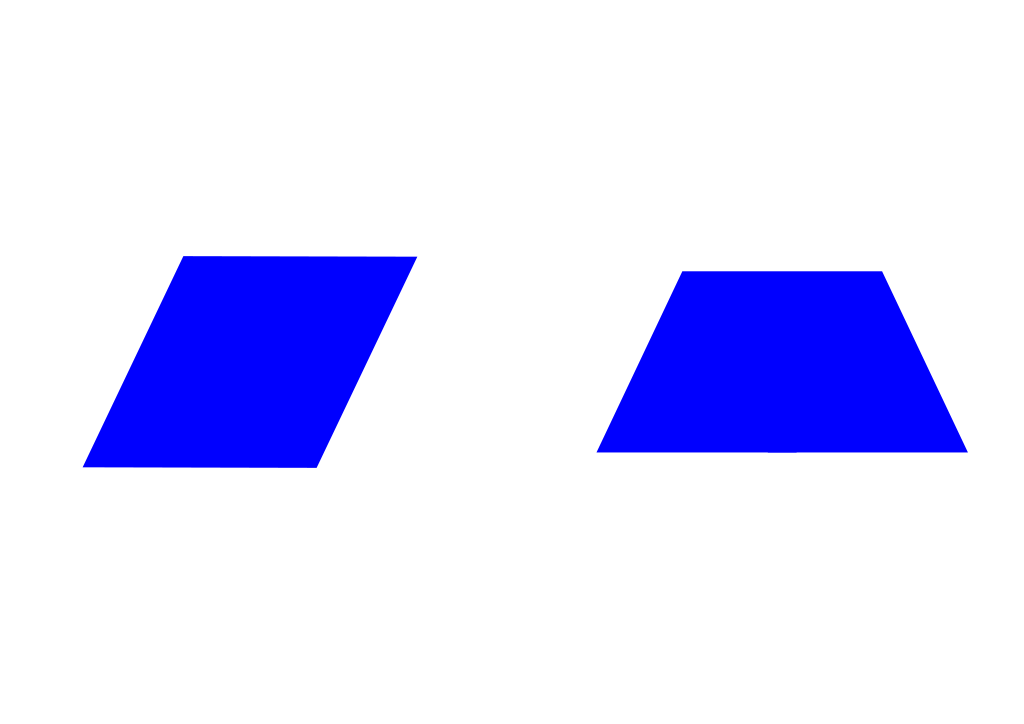
#> input picture test1.png, 1024 x 724 px
$ python Shape_Detect.py   (Python 2 division)   (older library calls are emulated)
#> lines starting #> are read from the running program, lines starting #| are printed output that depends on the picture; after the words box and inside, x2 and y2 are one past the last pixel; in counts of white or black regions, pixels touching at a corner belong together

def contours (image,color,):
	image = cv2.GaussianBlur(image,(5,5),0)
	image,contours, hierarchy = cv2.findContours(image,cv2.RETR_TREE,cv2.CHAIN_APPROX_SIMPLE)
	font=cv2.FONT_HERSHEY_SIMPLEX
	for i in contours:
	  if cv2.contourArea(i)>200:		# Boundary check
		shape=[]
		shape.append(color)
		vertices = cv2.approxPolyDP(i,0.01*cv2.arcLength(i,True),True)

		# Calculate centroid
		M = cv2.moments(i)
		cx = int(M['m10']/M['m00'])
		cy = int(M['m01']/M['m00'])

		if len(vertices) == 3:	# It is a triangle
			shape.insert(1,"Triangle")
			cv2.putText(img,color,(cx-35,cy-25),font,0.51,(0,0,0),2	)
			cv2.putText(img,'Triangle',(cx-20,cy),font,0.51,(0,0,0),2)
			cv2.putText(img,'(%d,%d)' % (cx,cy),(cx-5,cy+25),font,0.51,(0,0,0),2)
		elif len(vertices) == 4: # It is either a trapezium or a rhombus
			x,y,w,h, = cv2.boundingRect(i)
			apratio = cv2.contourArea(i)/(w*h)

			if apratio>0.73 : # It is a trapezium
				shape.insert(1,"Trapezium")
				cv2.putText(img,color,(cx-35,cy-25),font,0.51,(0,0,0),2)
				cv2.putText(img,'Trapezium',(cx-20,cy),font,0.51,(0,0,0),2)
				cv2.putText(img,'(%d,%d)' % (cx,cy),(cx-5,cy+25),font,0.51,(0,0,0),2)

			elif apratio<0.73 : 	# It is a rhombus
				shape.insert(1,"Rhombus")
				cv2.putText(img,color,(cx-35,cy-25),font,0.51,(0,0,0),2)
				cv2.putText(img,'Rhombus',(cx-20,cy),font,0.51,(0,0,0),2)
				cv2.putText(img,'(%d,%d)' % (cx,cy),(cx-5,cy+25),font,0.51,(0,0,0),2)


		elif len(vertices) == 5: # It is a pentagon
			shape.insert(1,"Pentagon")
			cv2.putText(img,color,(cx-35,cy-25),font,0.51,(0,0,0),2)
			cv2.putText(img,'Pentagon',(cx-20,cy),font,0.51,(0,0,0),2)
			cv2.putText(img,'(%d,%d)' % (cx,cy),(cx-5,cy+25),font,0.51,(0,0,0),2)

		elif len(vertices) == 6: # It is a hexagon
			shape.insert(1,"Hexagon")
			cv2.putText(img,color,(cx-35,cy-25),font,0.51,(0,0,0),2)
			cv2.putText(img,'Hexagon',(cx-20,cy),font,0.51,(0,0,0),2)
			cv2.putText(img,'(%d,%d)' % (cx,cy),(cx-5,cy+25),font,0.51,(0,0,0),2)

		else : # It is a circle
			shape.insert(1,"Circle")
			cv2.putText(img,color,(cx-35,cy-25),font,0.51,(0,0,0),2)
			cv2.putText(img,'Circle',(cx-20,cy),font,0.51,(0,0,0),2)
			cv2.putText(img,'(%d,%d)' % (cx,cy),(cx-5,cy+25),font,0.51,(0,0,0),2)

		shape.extend([cx,cy])
		#b=["-".join("%s" %(k) for k in b)]
		output.append(shape)
import numpy as np
import cv2
global output
output=[]
#image = raw_input("Enter the name of the image:")
global img
img = cv2.imread(raw_input("Enter name of image: "))
#> the answer given: test1.png
#> img is the input picture: shape (724, 1024, 3); mean B, G, R 255, 220.2, 220.2


img = cv2.GaussianBlur(img,(5,5),0)		#Blur Image
hsv = cv2.cvtColor(img, cv2.COLOR_BGR2HSV)	# Color detection is easy on HSV image
#> hsv: shape (724, 1024, 3); mean H, S, V 17.2, 34.8, 255
#output.append(image)


# Blue Mask
lower_blue = np.array([110,50,50])
upper_blue = np.array([130,255,255])
mask = cv2.inRange(hsv, lower_blue, upper_blue)
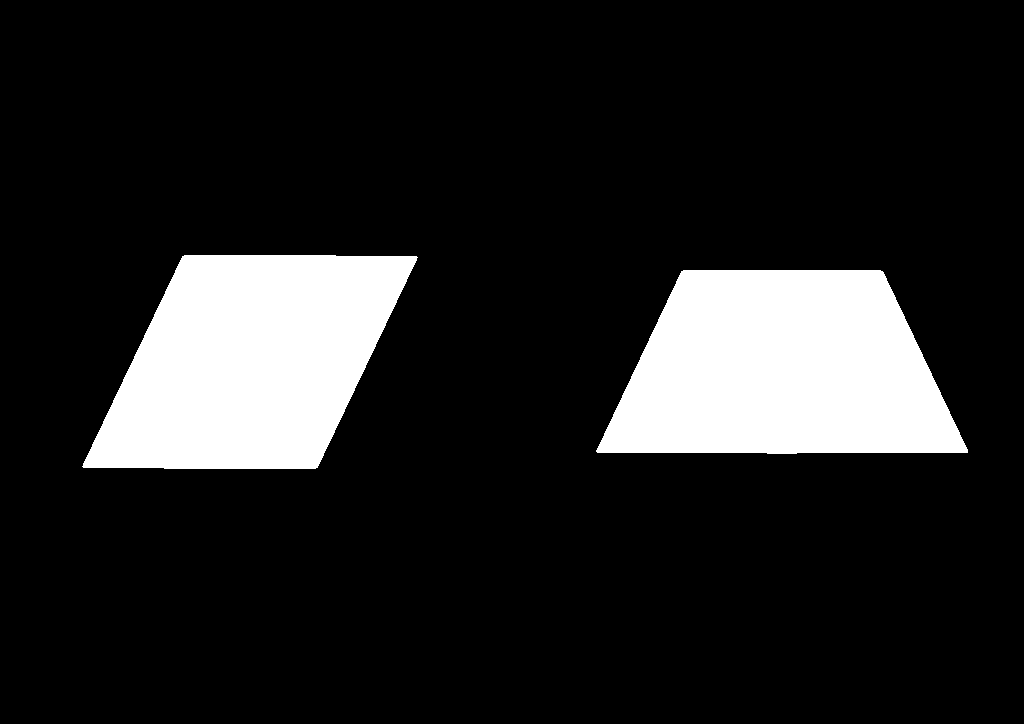
#> mask: shape (724, 1024); 13.9% white; 2 white regions
contours(mask,'Blue')				# Detect blue contours
#> in contours, `image,contours, hierarchy = cv2.findContours(image,cv2.RETR_TREE,cv2.C..`: contours = 2 contours; box (x1, y1, x2, y2) and area: (594, 268, 970, 456) 54360, (80, 253, 420, 471) 52158
#> the loop in contours, `for i in contours:` made 2 passes
#> (vertices, cx, cy, x, y, w, h, apratio) on passes 1 to 2: ([[594, 448], [969, 454], [882, 268], [679, 269]], 781, 370, 594, 268, 376, 188, 0.769), ([[180, 254], [80, 468], [319, 469], [419, 255]], 249, 361, 80, 253, 340, 218, 0.704)
#> after the loop in contours, `for i in contours:`:
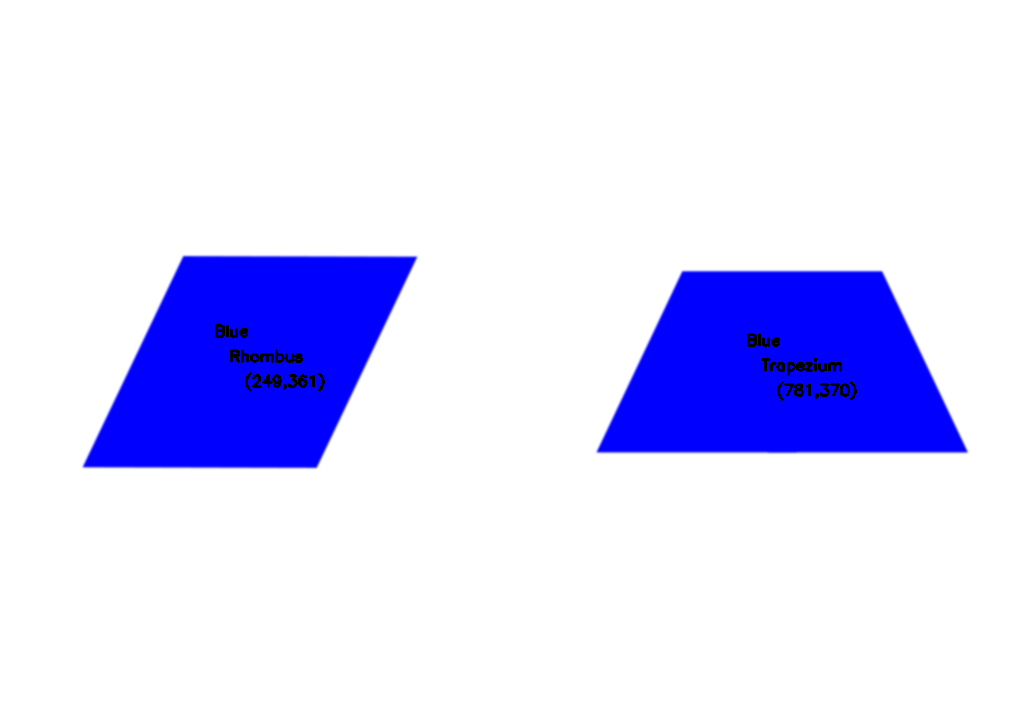
#> img: shape (724, 1024, 3); mean B, G, R 254, 220.2, 220.2
#> after the loop in contours, `for i in contours:`: output = [['Blue', 'Trapezium', 781, 370], ['Blue', 'Rhombus', 249, 361]]
#cv2.imshow("Imagew",mask)


# Green Mask
lower_green = np.array([50,50,50])
upper_green = np.array([70,255,255])
mask2 = cv2.inRange(hsv, lower_green, upper_green)
#> mask2: shape (724, 1024); every value is 0
contours(mask2,'Green')				# Detect Green Contours
#cv2.imshow("Imagge",mask2)


# Red Mask
lower_red = np.array([0,50,50])
upper_red = np.array([10,255,255])
mask3 = cv2.inRange(hsv, lower_red, upper_red)
contours(mask3,'Red')				# Detect Red contours
#cv2.imshow("Imnage",mask3)


#canny=cv2.Canny(dilate,100,200)
#cv2.imshow("Canny",canny)


print output
#| [['Blue', 'Trapezium', 781, 370], ['Blue', 'Rhombus', 249, 361]]
cv2.imshow("Image",img)
#print fp
cv2.waitKey(0)
cv2.destroyAllWindows()

$ run again, on test3.png
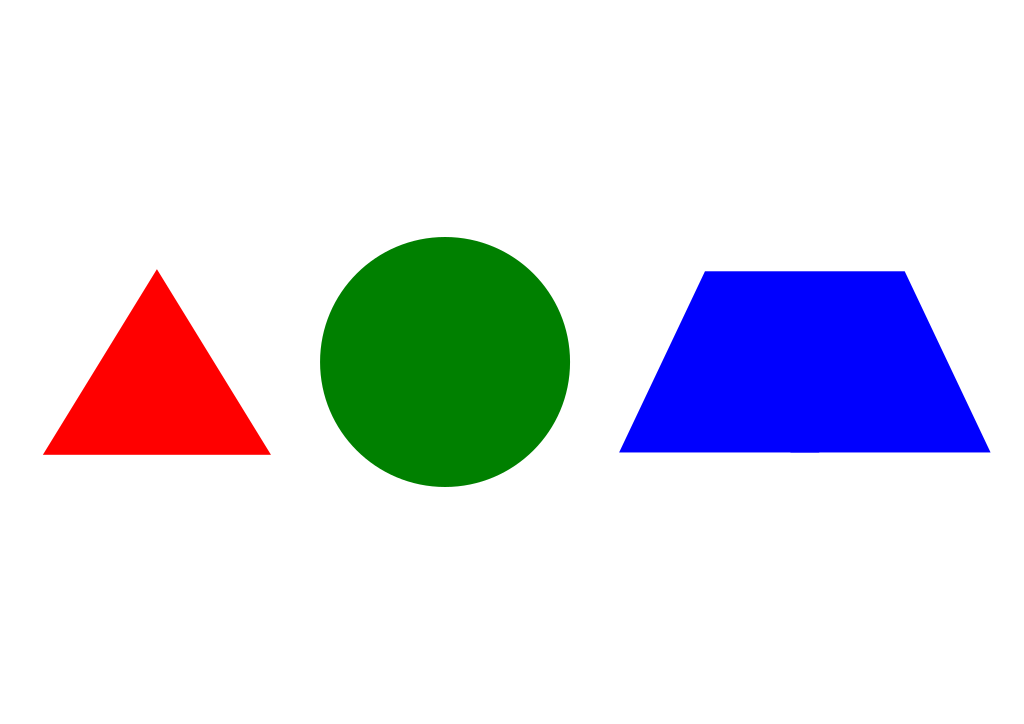
#> input picture test3.png, 1024 x 724 px
#> img is the input picture: shape (724, 1024, 3); mean B, G, R 230.8, 221.5, 220.3
#> hsv: shape (724, 1024, 3); mean H, S, V 12.9, 41.9, 246.6
#> `mask = cv2.inRange(hsv, lower_blue, upper_blue)`:
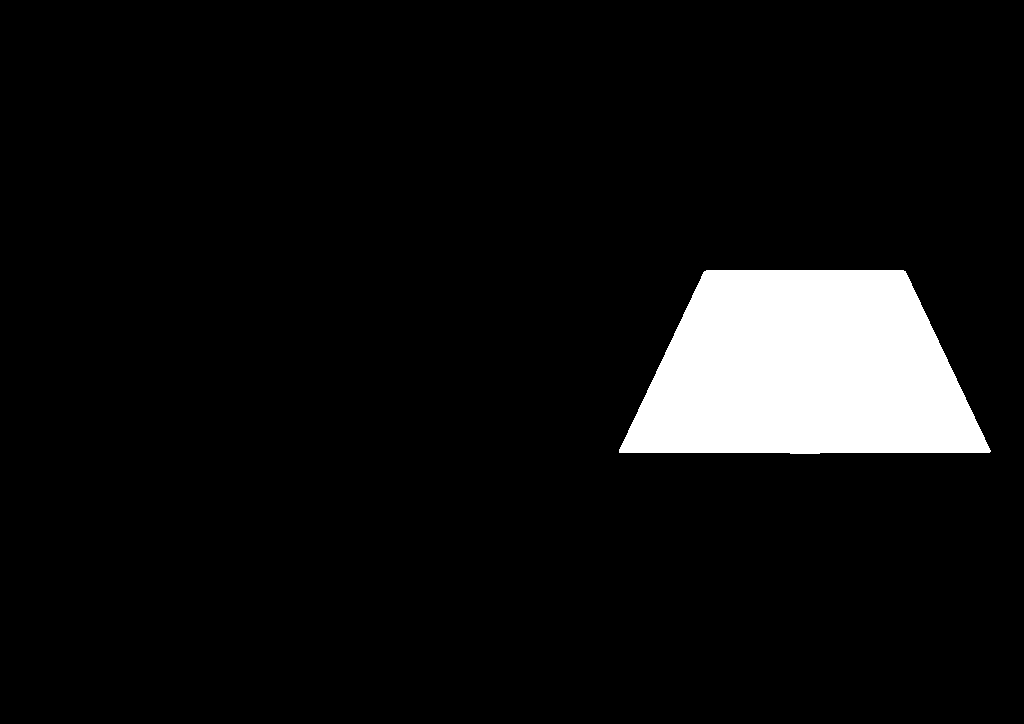
#> mask: shape (724, 1024); 7.1% white; 1 white region
#> contours = 1 contour; box (x1, y1, x2, y2) and area: (617, 268, 993, 456) 54362
#> the loop in contours, `for i in contours:` made 1 pass
#> (vertices, cx, cy, x, y, w, h, apratio) on pass 1: ([[617, 447], [992, 453], [905, 268], [702, 269]], 804, 370, 617, 268, 376, 188, 0.769)
#> after the loop in contours, `for i in contours:`: output = [['Blue', 'Trapezium', 804, 370]]
#> mask2: shape (724, 1024); 6.7% white; 1 white region
#> contours = 1 contour; box (x1, y1, x2, y2) and area: (318, 235, 572, 489) 51085
#> the loop in contours (call 2), `for i in contours:` made 1 pass
#> (cx, cy) on pass 1: (444, 361)
#> mask3: shape (724, 1024); 2.9% white; 1 white region
#> contours = 1 contour; box (x1, y1, x2, y2) and area: (41, 267, 273, 458) 23211
#> the loop in contours (call 3), `for i in contours:` made 1 pass
#> (vertices, cx, cy) on pass 1: ([[41, 450], [272, 456], [159, 267]], 156, 392)
#> after the loop in contours (call 3), `for i in contours:`:
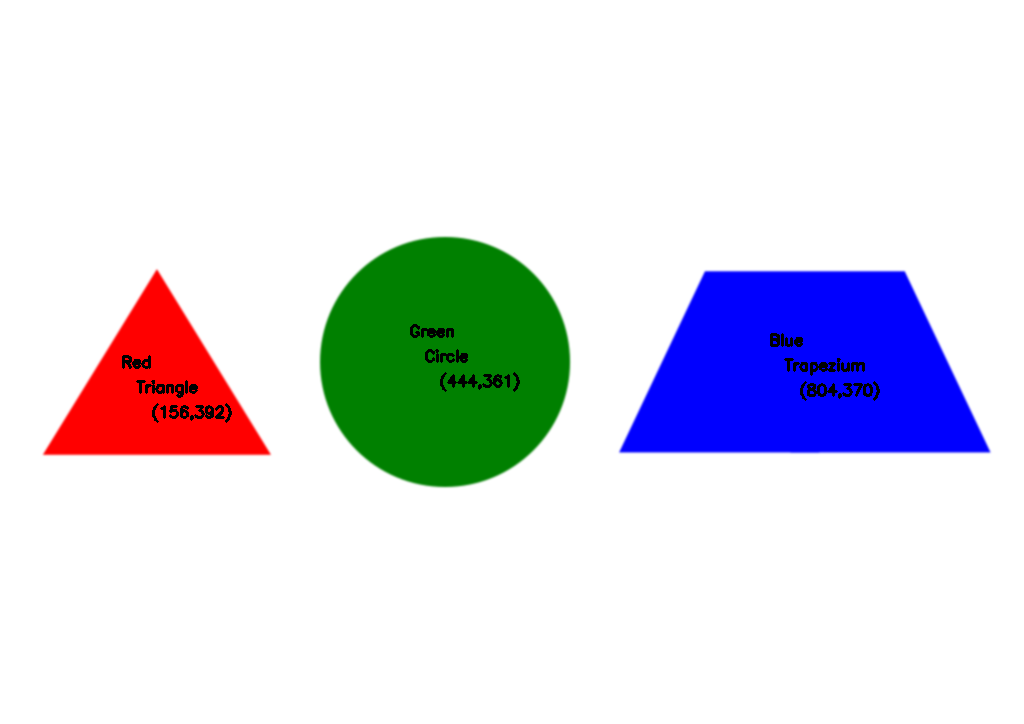
#> img: shape (724, 1024, 3); mean B, G, R 230.3, 221.3, 219.9
#> after the loop in contours (call 3), `for i in contours:`: output = [['Blue', 'Trapezium', 804, 370], ['Green', 'Circle', 444, 361], ['Red', 'Triangle', 156, 392]]
#| [['Blue', 'Trapezium', 804, 370], ['Green', 'Circle', 444, 361], ['Red', 'Triangle', 156, 392]]

$ run again, on test4.png
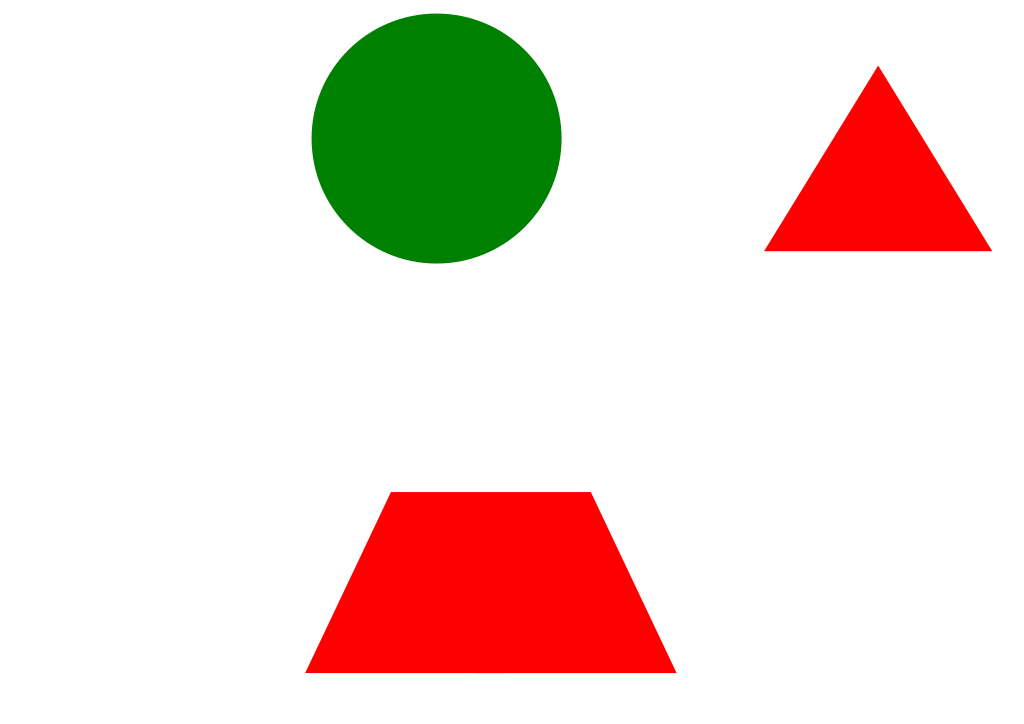
#> input picture test4.png, 1024 x 724 px
#> img is the input picture: shape (724, 1024, 3); mean B, G, R 213, 221.5, 238.1
#> hsv: shape (724, 1024, 3); mean H, S, V 4.1, 41.8, 246.6
#> mask: shape (724, 1024); every value is 0
#> contours = []
#> `mask2 = cv2.inRange(hsv, lower_green, upper_green)`:
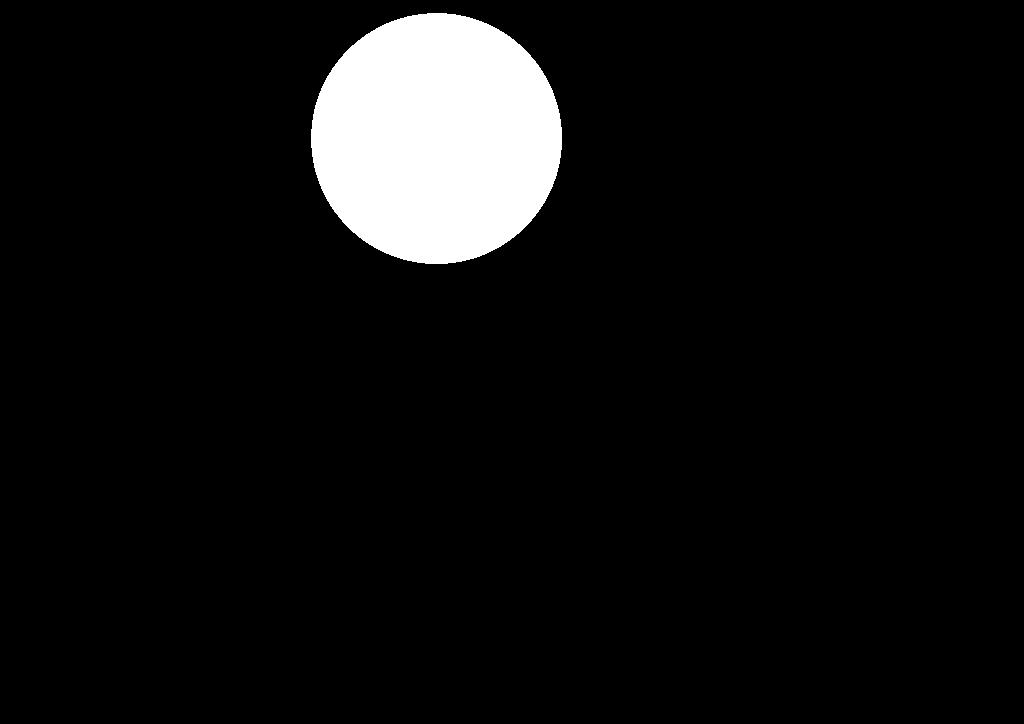
#> mask2: shape (724, 1024); 6.7% white; 1 white region
#> contours = 1 contour; box (x1, y1, x2, y2) and area: (309, 11, 564, 266) 51140
#> the loop in contours (call 2), `for i in contours:` made 1 pass
#> (cx, cy) on pass 1: (436, 138)
#> mask3: shape (724, 1024); 10% white; 2 white regions
#> contours = 2 contours; box (x1, y1, x2, y2) and area: (303, 489, 679, 676) 54396, (762, 64, 994, 254) 23125
#> the loop in contours (call 3), `for i in contours:` made 2 passes
#> (vertices, cx, cy, x, y, w, h, apratio) on pass 1: ([[303, 668], [678, 674], [592, 489], [389, 489]], 490, 591, 303, 489, 376, 187, 0.774)
#> after the loop in contours (call 3), `for i in contours:`:
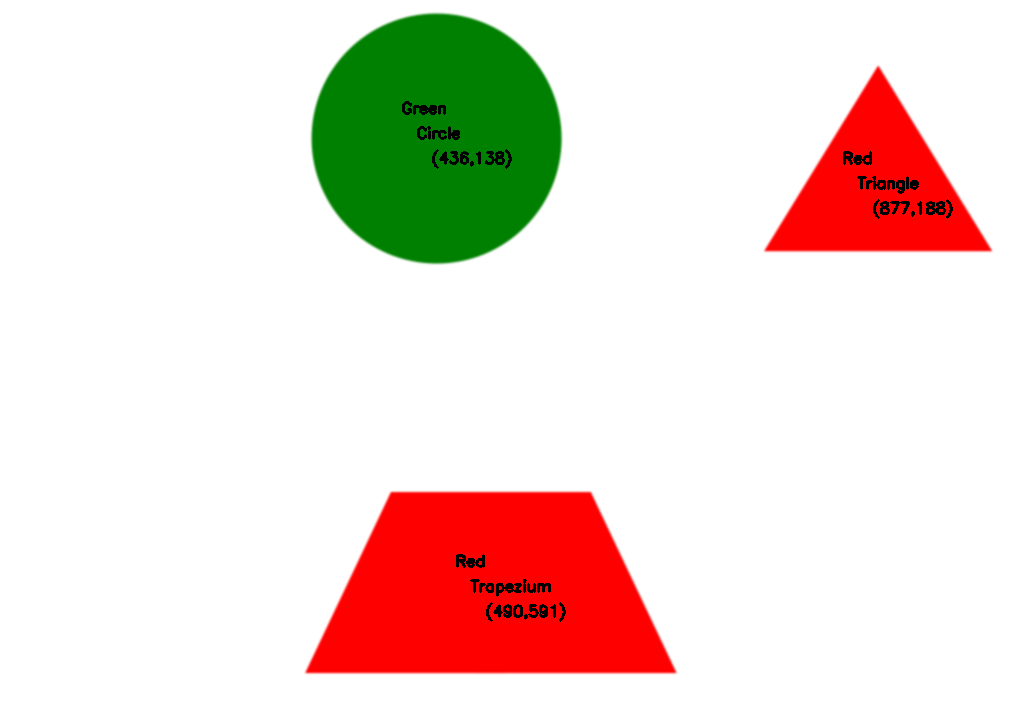
#> img: shape (724, 1024, 3); mean B, G, R 213, 221.3, 237.2
#> after the loop in contours (call 3), `for i in contours:`: output = [['Green', 'Circle', 436, 138], ['Red', 'Trapezium', 490, 591], ['Red', 'Triangle', 877, 188]]
#| [['Green', 'Circle', 436, 138], ['Red', 'Trapezium', 490, 591], ['Red', 'Triangle', 877, 188]]
